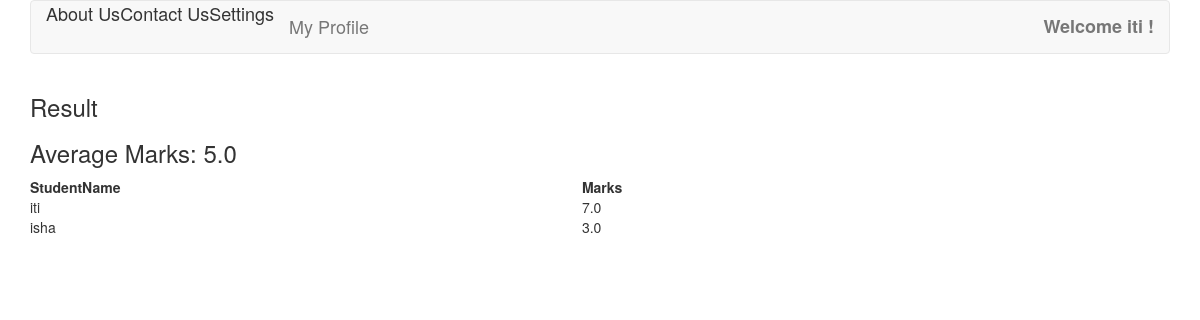
/main/showresult/1/ (signed in), run on the app's committed database.
### mcqtest/models.py (models this page shows, shortened)
class TakenQuiz(models.Model):
    student = models.ForeignKey(Student, on_delete=models.CASCADE , related_name = 'takenquizs')
    quizgiven  = models.ForeignKey(Quiz , on_delete=models.CASCADE , related_name = 'takenquizs')
    marks  = models.FloatField()
    def __str__(self):
        return self.student.user.username

class Student(models.Model):
    student_enrollmentno = models.IntegerField()
    user = models.OneToOneField(User,on_delete=models.CASCADE)
    student_phoneno = models.IntegerField()
    student_father_name = models.CharField(max_length=100)
    student_mother_name = models.CharField(max_length=100)
    student_address = models.CharField(max_length=200)
    student_pic = models.ImageField(upload_to='pic_folder/',default='noimage.jpg')
    student_city = models.CharField(max_length=30)
    student_state = models.CharField(max_length=30)
    student_pincode = models.IntegerField()

### mcqtest/views/teacher.py (the view)
# urls.py: url(r'^showresult/(?P<pk>\d+)/', teacher.showresult , name = 'showresult'),
@login_required
def showresult(request , pk):
    quiz = models.Quiz.objects.get(pk = pk)
    studenttakequiz = quiz.takenquizs.all()
    average = quiz.takenquizs.all().aggregate(averagescore = Avg('marks'))
    return render(request,'mcqtest/teacher/showresult.html',{'student':studenttakequiz ,'average' : average})

### templates/mcqtest/teacher/showresult.html
{% extends 'base.html'  %}
{% block 'content' %}
<div class="container">
    <table style="width:70%">
    <h3>Result</h3>
    <h3>Average Marks: {{ average.averagescore|default_if_none:0.0 }}</h3>
    <tr>
        <th>StudentName</th>
        <th>Marks</th>
    </tr>
    {% if student %}
        {% for stu in student %}
            <tr>
                <td>{{ stu }}</td>
                <td>{{ stu.marks }}</td>
            </tr>
        {% endfor %}
    {% else %}
        <td><h3><i>No Student has Given The quiz Yet</i></h3></td>
    {% endif %}
    </table>
</div>
{% endblock  %}

### templates/base.html (shortened to what this page needs)
<!DOCTYPE html>
{% load staticfiles%}
<html lang="en" dir="ltr">
  <head>
    <link rel="stylesheet" href="/static/css/style.css?{% now 'U' %}">
    <link rel="stylesheet" href="https://maxcdn.bootstrapcdn.com/bootstrap/3.3.7/css/bootstrap.min.css">
  </head>
  <body>
  <div class = "container">
    <nav class="navbar navbar-default">
  <div class="container-fluid">
      {% if user.is_authenticated %}
            <ul class="nav navbar-nav">
                <li><font size="4">About Us </font></li>
                <li><font size="4">Contact Us </font></li>
                <li><font size="4">Settings </font></li>
                <li><a href="/main/profile/"><font size="4">My Profile</font></a></li>
            </ul>
           <ul class="nav navbar-nav navbar-right">
            <li class="dropdown">
                <a class="dropdown-toggle" data-toggle="dropdown" href=" "><b><font size="4"> Welcome {{user.username}} !</font></b></a>
            </li>
           </ul>
      {% endif %}
        </div>
    </nav>
  </div>
    {% block 'content' %}
    {% endblock %}
  </body>
</html>

### data on the page
TakenQuiz: student.username "iti", marks "7.0"
TakenQuiz: student.username "isha", marks "3.0"

### other printed values
{{ user.username }} "iti"
{{ average.averagescore|default_if_none:0.0 }} "5.0"
